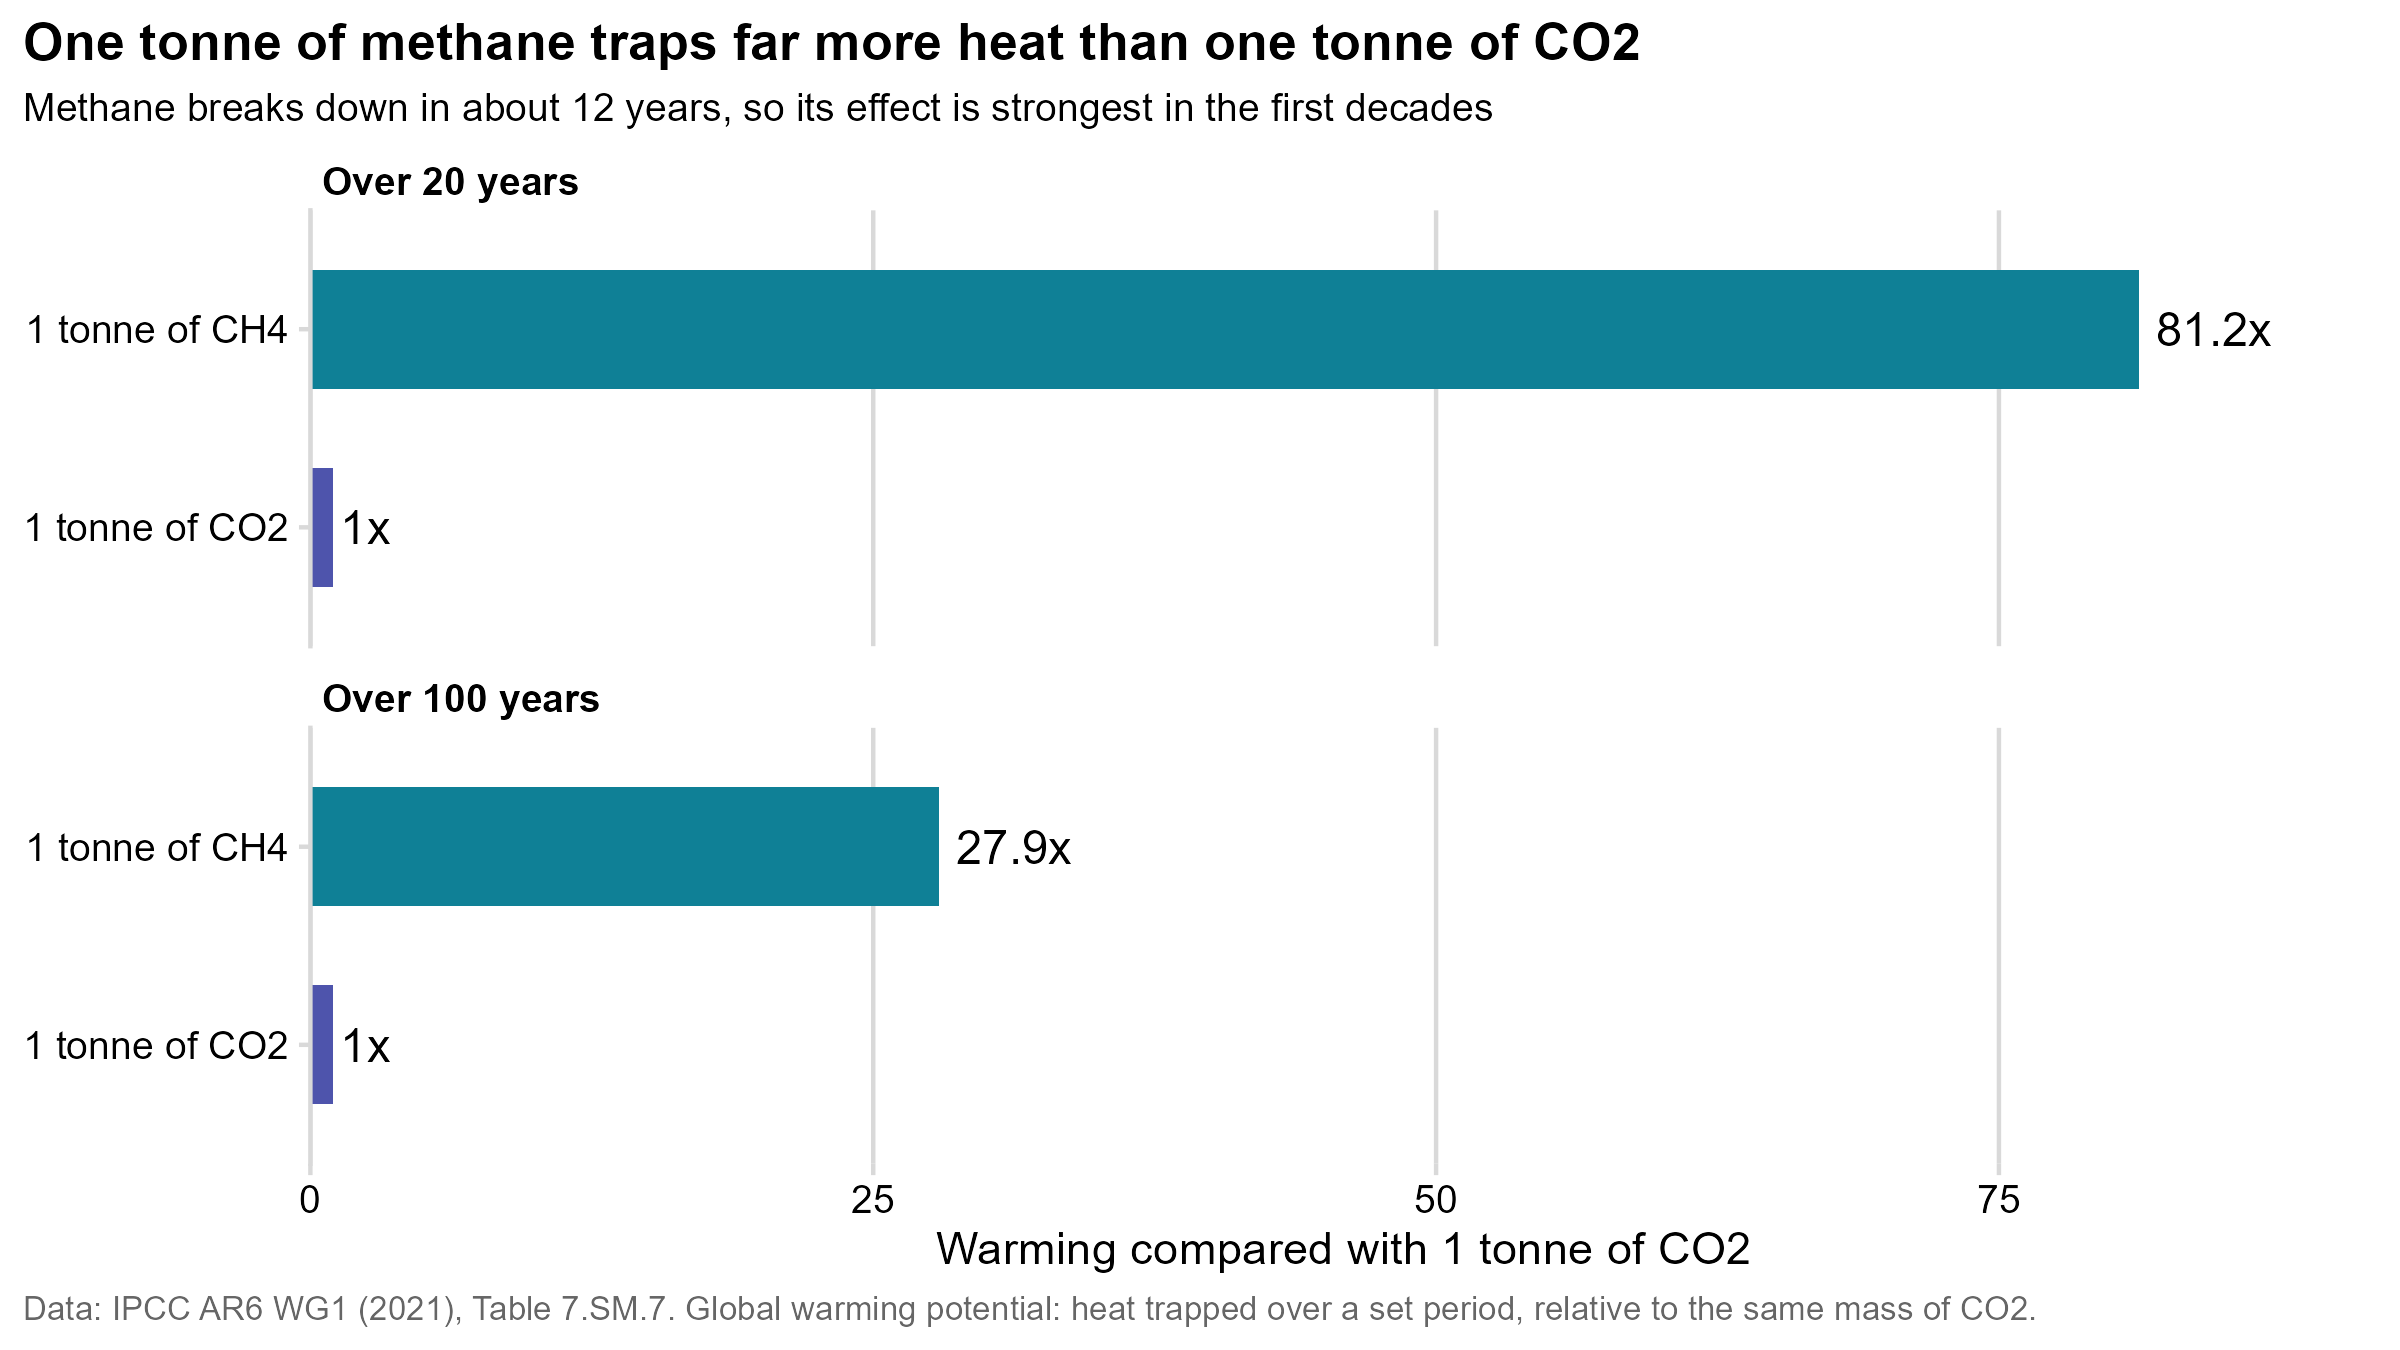

Generate this figure with R:
# Warming from one tonne of CH4 compared with one tonne of CO2, over 20 and 100 years (global warming potential).
#
# Explains the multiplier behind chart 01: methane is released in small amounts, but each tonne traps
# far more heat, especially in the first decades, because it breaks down in about 12 years.
# Data: data/gases.csv (IPCC AR6 WG1 Table 7.SM.7)
# Run from the project root:  Rscript charts/e_home/02_tonne_for_tonne.r
# Saves: charts/e_home/02_tonne_for_tonne.png (static) and charts/e_home/02_tonne_for_tonne.html (interactive)
#
# Step 1: static ggplot (my-dataviz house style): horizontal bars, one panel per time horizon.
# Step 2: interactive echarts4r: one bar chart with an "Over 100 years / Over 20 years" switch.
#         The x axis stays fixed, so the CH4 bar grows when switching to 20 years.

library(tidyverse)
library(cowplot)
library(ltc)
library(echarts4r)
source("charts/e_home/toggle_helper.r")            # add_toggle()
source("charts/a_generations/echarts_helpers.r")   # save_echart()

if (!file.exists("data/gases.csv")) {
  stop("Run this script from the project root: Rscript charts/e_home/02_tonne_for_tonne.r")
}

font      <- "sans"
hat       <- as.vector(ltc("hat"))
gasColors <- c("CO2" = hat[6], "CH4" = hat[7])   # same colors as chart 01
OUT_PNG   <- "charts/e_home/02_tonne_for_tonne.png"
OUT_HTML  <- "charts/e_home/02_tonne_for_tonne.html"

caption <- "Data: IPCC AR6 WG1 (2021), Table 7.SM.7. Global warming potential: heat trapped over a set period, relative to the same mass of CO2."

gases <- read_csv("data/gases.csv", show_col_types = FALSE)
ch4   <- filter(gases, gas == "CH4")
title <- "One tonne of methane traps far more heat than one tonne of CO2"

# ---- Step 1: static ggplot ----
bars <- gases |>
  select(gas, `Over 20 years` = gwp20, `Over 100 years` = gwp100) |>
  pivot_longer(-gas, names_to = "horizon", values_to = "gwp") |>
  mutate(horizon = factor(horizon, levels = c("Over 20 years", "Over 100 years")),
         gas     = factor(paste("1 tonne of", gas), levels = paste("1 tonne of", c("CO2", "CH4"))),
         label   = paste0(gwp, "x"))   # paste0 keeps 1 as "1", not "1.0"

p_static <- ggplot(bars, aes(gwp, gas, fill = str_remove(gas, "1 tonne of "))) +
  geom_col(width = 0.6) +
  geom_text(aes(label = label), hjust = -0.15, size = 4, family = font) +
  facet_wrap(~horizon, ncol = 1) +
  scale_fill_manual(values = gasColors) +
  scale_x_continuous(limits = c(0, 90), expand = expansion(mult = c(0, 0.02))) +
  labs(x = "Warming compared with 1 tonne of CO2", y = NULL, title = title,
       subtitle = sprintf("Methane breaks down in about %s years, so its effect is strongest in the first decades",
                          round(ch4$lifetime_years)),
       caption = caption) +
  theme_minimal_vgrid(font_size = 11, font_family = font) +
  theme(legend.position = "none",
        strip.text = element_text(face = "bold", hjust = 0),
        plot.title.position = "plot",
        plot.caption.position = "plot",
        plot.caption = element_text(size = 8, color = "grey40", hjust = 0),
        panel.background = element_rect(fill = "white", color = NA),
        plot.background = element_rect(fill = "white", color = NA))

ggsave(OUT_PNG, p_static, width = 8, height = 4.5, dpi = 300)

# ---- Step 2: interactive echarts4r ----
# Opens on 100 years (the horizon used everywhere else on the site); switching to 20 years grows the CH4 bar.
bar_data <- function(col) {
  map2(gases$gas, gases[[col]], \(g, v) list(value = v, itemStyle = list(color = gasColors[[g]])))
}
payload <- list(
  y100 = bar_data("gwp100"),
  y20  = bar_data("gwp20"),
  sub  = list(
    y100 = sprintf("Over 100 years: %s times as much. This is the factor used for CO2-equivalent on this site.", ch4$gwp100),
    y20  = sprintf("Over 20 years: %s times as much. Methane breaks down in about %s years, so it hits hardest early.",
                   ch4$gwp20, round(ch4$lifetime_years))
  )
)

# Hover explains how long each gas stays in the air.
tooltip_js <- JS(sprintf("
  function(p) {
    var note = p.name.indexOf('CH4') > -1
      ? 'Breaks down in about %s years.'
      : 'No single lifetime: part of each tonne stays in the air for centuries to millennia.';
    return '<b>' + p.name + '</b><br>Warming: ' + p.value + 'x a tonne of CO2<br>' + note;
  }", ch4$lifetime_years))

p <- tibble(gas = paste("1 tonne of", gases$gas), gwp = gases$gwp100) |>
  e_charts(gas) |>
  e_bar(gwp, barWidth = "55%",
        label = list(show = TRUE, position = "right", fontSize = 16, fontWeight = "bold",
                     formatter = JS("function(p) { return p.value + 'x'; }"))) |>
  e_flip_coords() |>
  e_x_axis(min = 0, max = 100, interval = 20, name = "Warming compared with 1 tonne of CO2",
           nameLocation = "middle", nameGap = 30) |>
  e_y_axis(axisLabel = list(fontSize = 14), axisTick = list(show = FALSE)) |>
  e_tooltip(trigger = "item", formatter = tooltip_js) |>
  e_legend(show = FALSE) |>
  e_title(title, subtext = payload$sub$y100, left = 0,
          textStyle = list(fontSize = 17), subtextStyle = list(fontSize = 13, color = "#555")) |>
  e_grid(top = 130, right = 60, bottom = 70, left = 130)

p$x$opts$graphic <- list(type = "text", left = 0, bottom = 6,
                         style = list(text = caption, fill = "#888", fontSize = 11))

p <- p |>
  add_toggle(c(y100 = "Over 100 years", y20 = "Over 20 years"), default = "y100", data = payload,
             update_js = "function(chart, mode, d) {
               chart.setOption({series: [{data: d[mode]}], title: [{subtext: d.sub[mode]}]});
             }")

save_echart(p, OUT_HTML)
